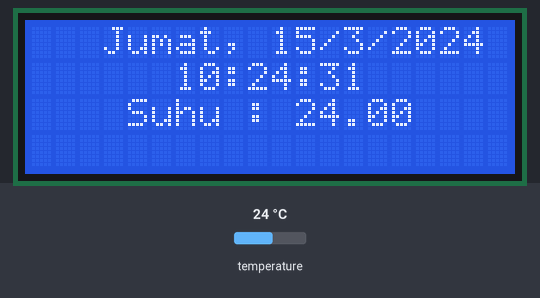
The sketch below on a simulated ESP32. Parts: 20×4 character LCD. Inputs (shaded band) come from the test bench; at power-on: temperature 24 °C. The local clock reads 2024-03-15 10:24:30 at power-on unless the sketch sets it; what the sketch prints to the serial monitor is not drawn.

Above: at 1.2 s.
1.3 s: temperature set to 12 °C
At 3.0 s:
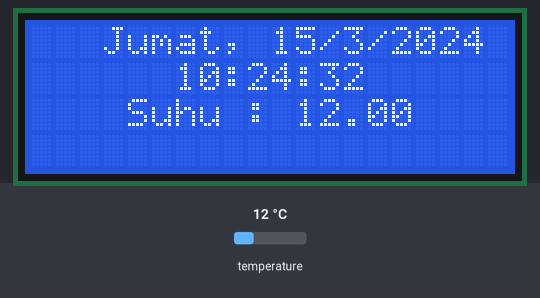
4.7 s: temperature set to 19 °C
At 5.7 s:
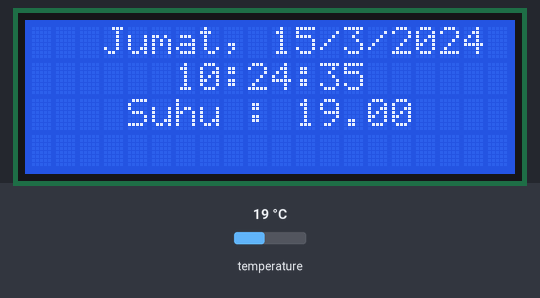
7.8 s: temperature set to 28 °C
At 9.3 s:
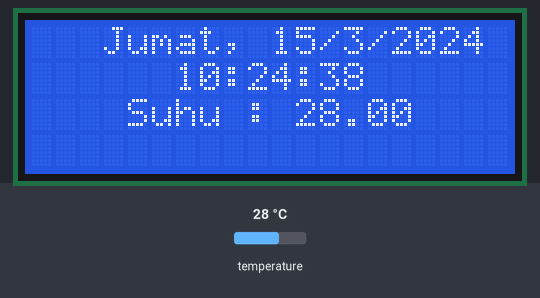
Timing chart, 0 to 10.8 s (numbered marks = the images above; inputs shaded):
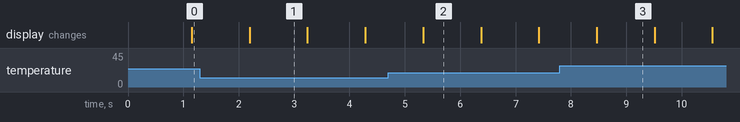

The sketch:

RTC_LCD_DHT11.ino
```cpp
#include "RTClib.h"
#include "Wire.h"
#include "LiquidCrystal_I2C.h"
#include "DHT.h"
#define DHTPIN 13
#define DHTTYPE DHT11
DHT dht(DHTPIN, DHTTYPE);

// Set the LCD address to 0x23 for a 16 chars and 2 line display
LiquidCrystal_I2C lcd(0x23, 20, 4);

RTC_DS3231 rtc;

char hari[7][20] = {"Minggu", "Senin", "Selasa", "Rabu", "Kamis", "Jumat", "Sabtu"};

int tanggal;
int bulan;
int tahun;
int jam;
int menit;
int detik;

String dow; //day of week
String MyDate;
String MyTime;

void setup() {
  Serial.begin(57600);

#ifndef ESP32
  while (!Serial);
#endif

  if (! rtc.begin()) {
    Serial.println("Couldn't find RTC");
    Serial.flush();
    abort();
  }
if (rtc.lostPower()) {
    Serial.println("RTC lost power, let's set the time!");
    rtc.adjust(DateTime(F(__DATE__), F(__TIME__))); //Set time from computer
  }

  //Initialize LCD
  lcd.begin();

  // Turn on the blacklight and print a message.
  lcd.backlight();
}

void loop() {
  DateTime now = rtc.now();

  lcd.clear();
  tanggal = now.day();
  bulan = now.month();
  tahun = now.year();
  jam = now.hour();
  menit = now.minute();
  detik = now.second();

  dow = hari[now.dayOfTheWeek()];

  //Get the now day value
  Serial.print("Since midnight 1/1/1970 = ");
  Serial.print(now.unixtime());
  Serial.print("s = ");
  Serial.print(now.unixtime()/86400L);
  Serial.println("d");

  MyDate = MyDate + dow + ", " + tanggal + "/" + bulan + "/" + tahun;
  MyTime = MyTime + jam + ":" + menit + ":" + detik;

  //Send to serial monitor
  Serial.println(dow);
  Serial.println(MyDate);
  Serial.println(MyTime);

  //Print on LCD
  lcd.setCursor(2,0);
  lcd.print(MyDate);
  lcd.setCursor(5,1);
  lcd.print(MyTime);
  MyDate= " ";
  MyTime = " ";
  lcd.setCursor(4,2);
  lcd.print("Suhu : ");
  lcd.print(rtc.getTemperature());
  delay(1000);

//  //Sensor DHT11 membaca suhu dan kelembaban
//  float suhu = dht.readTemperature();
//  float lembab = dht.readHumidity();
//
//  //Memeriksa apakah sensor berhasil membaca suhu dan kelembaban
//  if (isnan(suhu) || isnan(lembab)) {
//    Serial.println("Gagal membaca Sensor DHT11");
//    return;
//  }
//
//  //Show DHT11 Sensor to Serial Monitor
//  Serial.print("Suhu : ");
//  Serial.print(suhu);
//  Serial.print("Kelembaban : ");
//  Serial.print(lembab);
//  Serial.println();
//  delay(1000);
//
//  //Send DHT11 to LCD
//  lcd.setCursor(6,3);
//  lcd.print("Suhu : ");
//  lcd.println(suhu);
//  lcd.setCursor(3,4);
//  lcd.print("Kelembaban : ");
//  lcd.println(lembab);
//  delay(1000);

}
```
